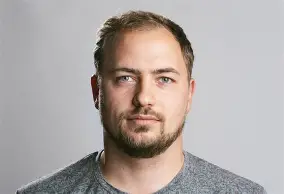
#> input picture sample.jpg, 284 x 194 px
$ python detect_photo.py
#> lines starting #> are read from the running program, lines starting #| are printed output that depends on the picture; after the words box and inside, x2 and y2 are one past the last pixel; in counts of white or black regions, pixels touching at a corner belong together
import cv2


face_cascade = cv2.CascadeClassifier(cv2.data.haarcascades + 'haarcascade_frontalface_default.xml')


img = cv2.imread('sample.jpg')
#> img is the input picture: shape (194, 284, 3); mean B, G, R 164.3, 167.3, 175.2


gray = cv2.cvtColor(img, cv2.COLOR_BGR2GRAY)
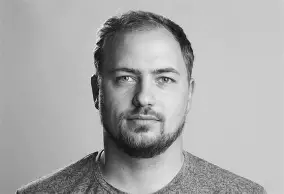
#> gray: shape (194, 284); min 3, max 254, mean 169.3


faces = face_cascade.detectMultiScale(gray, scaleFactor=1.1, minNeighbors=5, minSize=(30, 30))
#> faces = [[95, 38, 102, 102]]


print(f"Табылған адамдар саны: {len(faces)}")
#| Табылған адамдар саны: 1


for (x, y, w, h) in faces:
    cv2.rectangle(img, (x, y), (x+w, y+h), (255, 0, 0), 2)
#> this loop made 1 pass
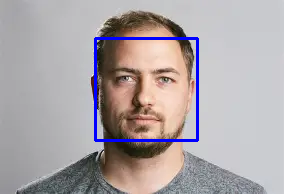
#> img: shape (194, 284, 3); 2.21% of pixels changed, all inside (x1, y1, x2, y2) = (94, 37, 199, 142)


cv2.imshow('Face Detection - Photo', img)
cv2.waitKey(0)
cv2.destroyAllWindows()
